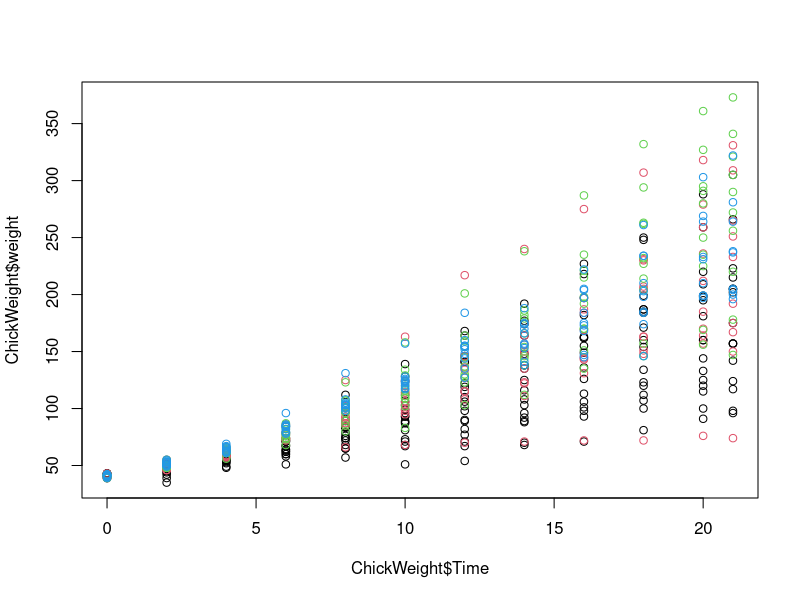
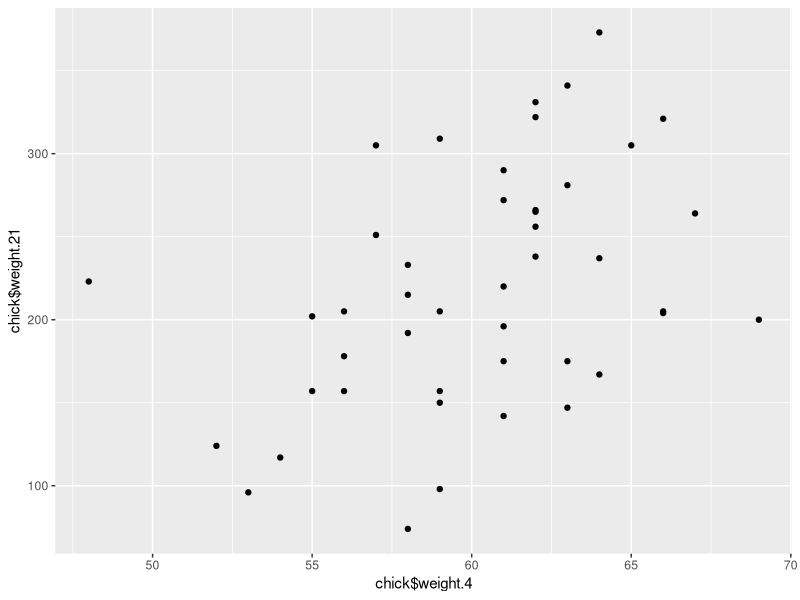

These charts were generated, in order, by the following R code:
# robust_summ_ex.R

# setup ----------
# The MAD (median absolute deviation) is 
# a robust estimate of the standard deviation.

# 1.4826 * median(abs(Xi - median(X)))
# 
# We are going to explore the properties of robust statistics. 
# We will use one of the datasets included in R, which contains 
# weight of chicks in grams as they grow from day 0 to day 21. 
# This dataset also splits up the chicks by different protein diets, 
# which are coded from 1 to 4. 

# We use this dataset to also show an important operation in R 
# (not related to robust summaries): reshape.
# 

data(ChickWeight)

# To begin, take a look at the weights of all observations over time 
# and color the points to represent the Diet:

head(ChickWeight)
plot(ChickWeight$Time, ChickWeight$weight, col=ChickWeight$Diet)

# First, notice that the rows here represent time points rather than individuals. To facilitate the comparison of weights at different time points and across the different chicks, we will reshape the data so that each row is a chick. In R we can do this with the reshape function:

chick = reshape(ChickWeight, idvar=c("Chick","Diet"), timevar="Time",
                   direction="wide")

# The meaning of this line is: reshape the data from _long_ to _wide_, 
# where the columns Chick and Diet are the ID's 
# and the column Time indicates different observations for each ID. 
# Now examine the head of this dataset:
# 
head(chick)

# We also want to remove any chicks that have missing observations 
# at any time points (NA for "not available"). 
# The following line of code identifies these rows and then removes them:
chick = na.omit(chick)

# ex 1 --------
# Focus on the chick weights on day 4 
# (check the column names of 'chick' and note the numbers). 
# How much does the average of chick weights at day 4 increase 
# if we add an outlier measurement of 3000 grams? 
#   Specifically, what is the average weight of the day 4 chicks, 
# including the outlier chick, divided by the average of the weight 
# of the day 4 chicks without the outlier. 
# Hint: use c to add a number to a vector.

day4_wt <- chick$weight.4

true_mean_day4 <- mean(day4_wt)

day4wt_mod <- c(day4_wt, 3000)

mod_mean_day4 <- mean(day4wt_mod)

cat("Addition of an outlier changes mean from",
    true_mean_day4, "to", mod_mean_day4,
    ", a difference of", 100*mod_mean_day4/true_mean_day4,"%")

# ex 2 ---------

# In exercise 1, we saw how sensitive the mean is to outliers. 
# Now let's see what happens when we use the median instead of the mean. 
# Compute the same ratio, but now using median instead of mean. 
# Specifically, what is the median weight of the day 4 chicks, 
# including the outlier chick, divided by the median of the weight of the 
# day 4 chicks without the outlier.


true_med_day4 <- median(day4_wt)

mod_median_day4 <- median(day4wt_mod)

cat("Addition of an outlier changes median from",
    true_med_day4, "to", mod_median_day4,
    ", a difference of", 100*mod_median_day4/true_med_day4,"%")

# ex 3 ---------------
# Now try the same thing with the sample standard deviation 
# (the sd function in R). Add a chick with weight 3000 grams 
# to the chick weights from day 4. How much does the standard deviation 
# change? What's the standard deviation with the outlier chick divided by 
# the standard deviation without the outlier chick?


true_sd_day4 <- sd(day4_wt)

mod_sd_day4 <- sd(day4wt_mod)

cat("Addition of an outlier changes SD from",
    true_sd_day4, "to", mod_sd_day4,
    ", a difference of", 100*mod_sd_day4/true_sd_day4,"%")

# ex 4 --------
# Compare the result above to the median absolute deviation in R, 
# which is calculated with the mad function. 
# Note that the mad is unaffected by the addition of a single outlier. 
# The mad function in R includes the scaling factor 1.4826, 
# such that mad and sd are very similar for a sample from a normal distribution. 
# What's the MAD with the outlier chick divided by the MAD without the outlier chick?


true_mad_day4 <- mad(day4_wt)

mod_mad_day4 <- mad(day4wt_mod)

cat("Addition of an outlier changes SD from",
    true_mad_day4, "to", mod_mad_day4,
    ", a difference of", 100*mod_mad_day4/true_mad_day4,"%")

# ex 5 -----------

# The Pearson correlation between x and y is given in R by cor(x,y). 
# The Spearman correlation is given by cor(x,y,method="spearman").

# Plot the weights of chicks from day 4 and day 21. 
# We can see that there is some general trend, with the
# lower weight chicks on day 4 having low weight again on day 21, 
# and likewise for the high weight chicks.
require(ggplot2)
qplot(chick$weight.4, chick$weight.21)

# Calculate the Pearson correlation of the weights of 
# chicks from day 4 and day 21. Now calculate how much the Pearson correlation changes 
# if we add a chick that weighs 3000 on day4 and 3000 on day 21. 
# Again, divide the Pearson correlation with the outlier chick 
# over the Pearson correlation computed without the outliers.

pearson_cor_4_21 <- cor(chick$weight.4, chick$weight.21)
day21_wt_mod <- c(chick$weight.21, 3000)
pearson_mod_4_21 <- cor(day4wt_mod, day21_wt_mod)

cat("Addition of an outlier changes Pearson correlation from",
    pearson_cor_4_21, "to", pearson_mod_4_21,
    ", a difference of", pearson_mod_4_21/pearson_cor_4_21,"fold")
